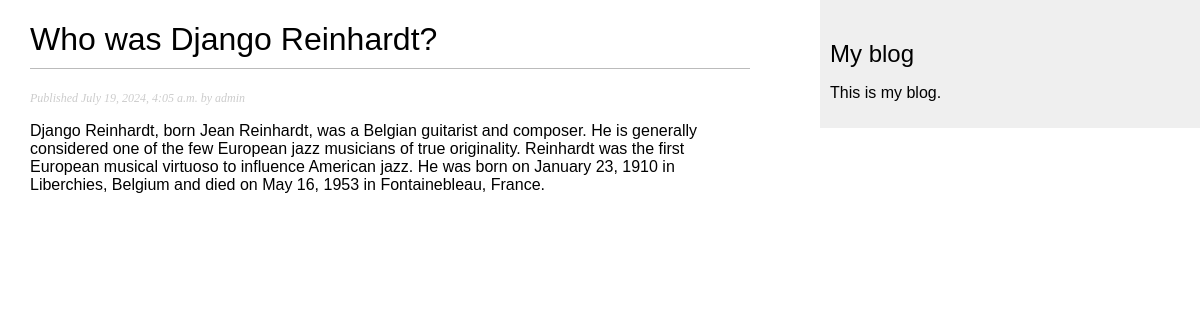
Page /blog/1/ on the committed database.
### blog/models.py (models this page shows, shortened)
class Post(models.Model):
    class Status(models.TextChoices):
        DRAFT = 'DF', 'Draft'
        PUBLISHED = 'PB', 'Published'
    title = models.CharField(max_length=250)
    slug = models.SlugField(max_length=250, unique_for_date='publish')
    author = models.ForeignKey(User, on_delete=models.CASCADE, related_name='blog_posts')
    body = models.TextField()
    publish = models.DateTimeField(default=timezone.now)
    created = models.DateTimeField(auto_now_add=True)
    update = models.DateTimeField(auto_now=True)
    status = models.CharField(max_length=2, choices=Status.choices,
                              default=Status.DRAFT)
    objects = models.Manager()
    published = PublishedManager()
    class Meta:
        ordering = ['-publish']
        indexes = [
            models.Index(fields=['-publish']),
        ]

### blog/views.py (the view)
# urls.py: path('<int:id>/', views.post_detail, name = 'post_detail'),
def post_detail(request, id):
    post = get_object_or_404(Post, id=id, status = Post.Status.PUBLISHED)
    return render(request, 'blog/post/detail.html', {'post': post})

### blog/templates/blog/post/detail.html (shortened to what this page needs)
{% extends 'blog/base.html' %}
{% block content %}
    <h1>{{post.title}}</h1>
    <p class="date">
        Published {{ post.publish }} by {{ post.author }}
    </p>
    {{ post.body|linebreaks }}
{% endblock %}

### blog/static/css/blog.css (style rules this page uses)
body { margin:0; padding:0; font-family:helvetica, sans-serif; }
h1 { font-weight:normal; border-bottom:1px solid #bbb; padding:0 0 10px 0; }
p.date { color:#ccc; font-family: georgia, serif; font-size: 12px; font-style: italic; }

### rows in the picture
Post: title "Who was Django Reinhardt?", publish "July 19, 2024, 4:05 a.m.", author "admin", body "Django Reinhardt, born Jean Reinhardt, was a Belgian guitarist and composer. He is generally considered one of the few European jazz musicians of true originality. Reinhardt was the first European musical virtuoso to influence American jazz. He was born on January 23, 1910 in Liberchies, Belgium and died on May 16, 1953 in Fontainebleau, France."
